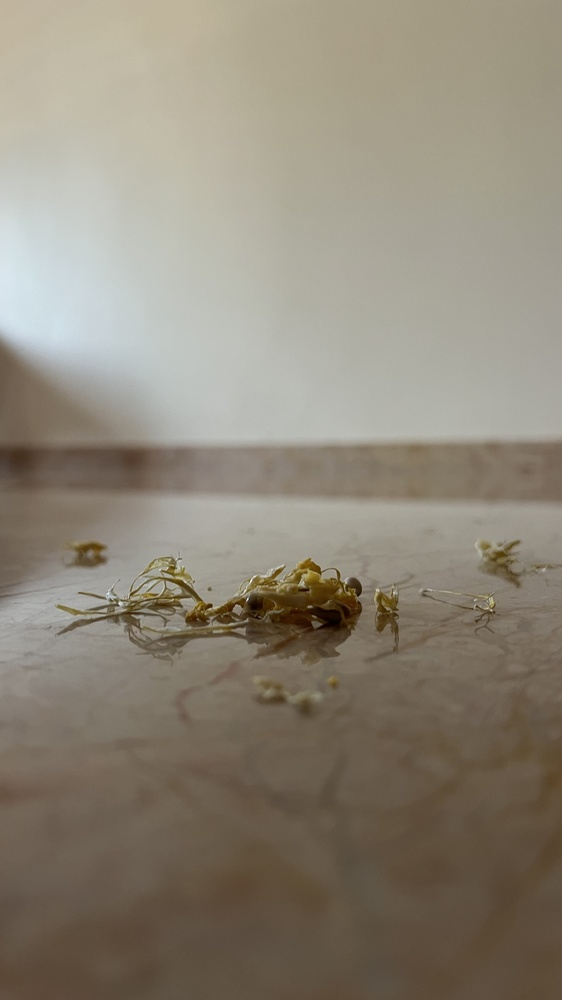
#> input picture orange peel.JPG, 562 x 1000 px, shrunk from 2268 x 4032 before the run, found by its file name
$ python object_detection.py
#> lines starting #> are read from the running program, lines starting #| are printed output that depends on the picture; after the words box and inside, x2 and y2 are one past the last pixel; in counts of white or black regions, pixels touching at a corner belong together
#> in get_live_image, image is the input picture: shape (1000, 562, 3); mean B, G, R 120.3, 134.8, 142.7
import cv2
import numpy as np
import matplotlib.pyplot as plt
def detect_dirt(cv_image):

    # Convert to grayscale
    gray = cv2.cvtColor(cv_image, cv2.COLOR_BGR2GRAY)
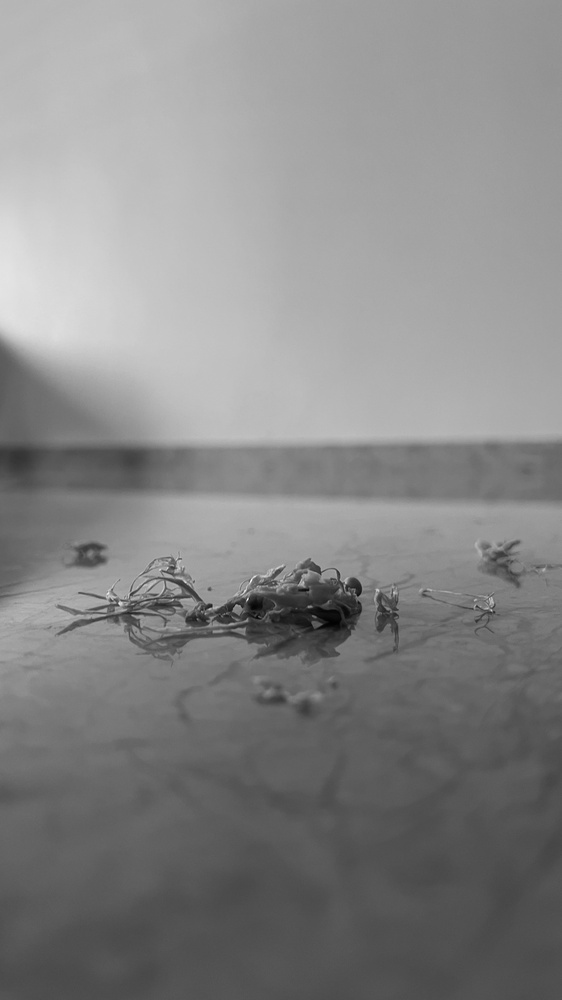
#> gray: shape (1000, 562); min 1, max 252, mean 135.5

    # Apply Gaussian blur to reduce noise
    blurred = cv2.GaussianBlur(gray, (5, 5), 0)

    # Use adaptive thresholding to binarize the image
    thresh = cv2.adaptiveThreshold(blurred, 255, cv2.ADAPTIVE_THRESH_MEAN_C, cv2.THRESH_BINARY_INV, 11, 2)
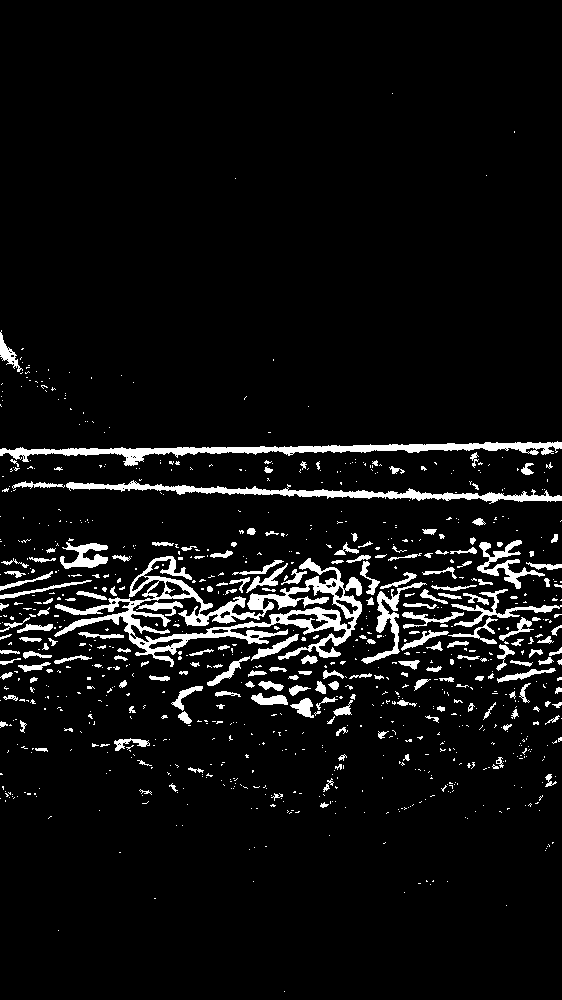
#> thresh: shape (1000, 562); 6.3% white; 896 white regions (696 under 20 px)

    # Find contours in the thresholded image
    contours, _ = cv2.findContours(thresh, cv2.RETR_EXTERNAL, cv2.CHAIN_APPROX_SIMPLE)
#> contours = 890 contours, 755 with area under 20; largest, box (x1, y1, x2, y2) and area: (54, 556, 362, 667) 11908, (0, 441, 562, 466) 3282, (66, 480, 562, 504) 2388, (361, 582, 427, 664) 752, (477, 540, 545, 589) 715
    detected_boxes = []

    # Iterate through contours and filter based on area or other criteria
    for contour in contours:
        area = cv2.contourArea(contour)
        if area > 100:  # Adjust this threshold based on your image and dirt size


            # Draw a bounding box around the contour
            x, y, w, h = cv2.boundingRect(contour)
            detected_boxes.append((x, y, w, h))
            cv2.rectangle(cv_image, (x, y), (x + w, y + h), (0, 255, 0), 2)
#> this loop made 890 passes
#> (area, x, y, w, h) on passes 232, 325, 334, 348, 369, 386, 416, 438, 452, 487, 513, 516: (159, 114, 738, 36, 13), (101, 333, 700, 20, 16), (215, 290, 698, 24, 20), (245, 251, 693, 37, 12), (179.5, 171, 686, 32, 25), (119.5, 258, 681, 26, 10), (202, 497, 668, 59, 15), (104.5, 18, 662, 33, 10), (224.5, 207, 656, 43, 30), (117.5, 496, 644, 19, 27), (263, 251, 634, 48, 27), (107, 78, 632, 46, 7)
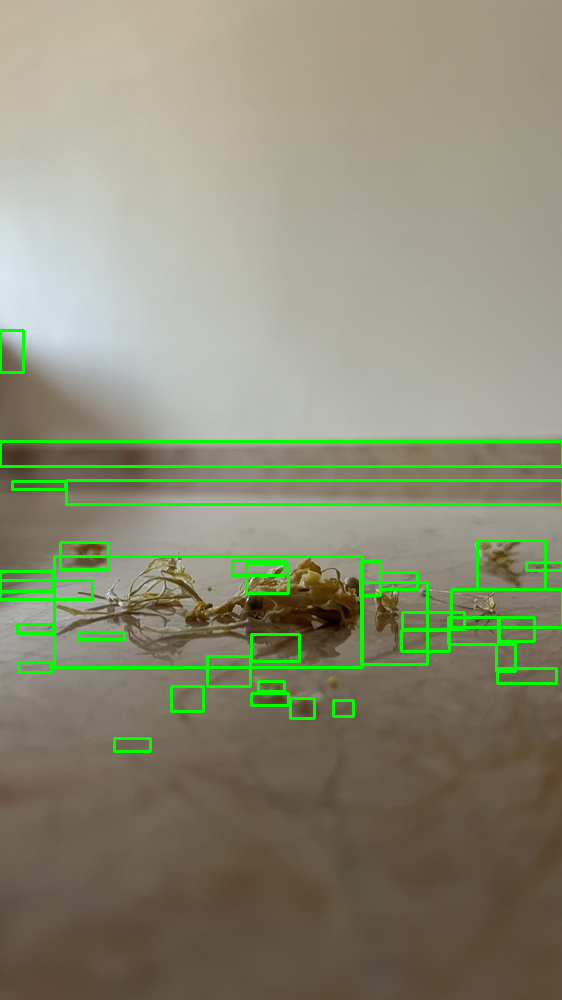
#> cv_image: shape (1000, 562, 3); 3.54% of pixels changed, all inside (x1, y1, x2, y2) = (0, 329, 562, 753)
#> after the loop, detected_boxes = 33 items, first 6: (114, 738, 36, 13), (333, 700, 20, 16), (290, 698, 24, 20), (251, 693, 37, 12), (171, 686, 32, 25), (258, 681, 26, 10)
    return cv_image, detected_boxes


# Simulate live image capture (replace this with actual live capture code)
def get_live_image():


    # For demonstration, we'll use a static image
    image_path = '/Users/mac/Desktop/AIML/orange peel.JPG'
    image = cv2.imread(image_path)
    return image


# Manual verification function
def manual_verification(detected_boxes):
    TP, FP, FN = 0, 0, 0
    for box in detected_boxes:
        x, y, w, h = box
        plt.imshow(cv2.cvtColor(cv_image, cv2.COLOR_BGR2RGB))
        plt.gca().add_patch(plt.Rectangle((x, y), w, h, linewidth=2, edgecolor='g', facecolor='none'))
        plt.show()


        # Ask the user if this detection is correct
        response = input("Is this detection correct? (y/n): ").strip().lower()
        if response == 'y':
            TP += 1
        else:
            FP += 1


    # Ask the user for any missed detections
    response = input("Were there any missed detections? (y/n): ").strip().lower()
    if response == 'y':
        FN += int(input("How many missed detections were there?: ").strip())
    return TP, FP, FN


# Capture and process live images
all_TP, all_FP, all_FN = 0, 0, 0
for _ in range(5):  # Simulate capturing 5 live images
    cv_image = get_live_image()
    processed_image, detected_boxes = detect_dirt(cv_image)


    # Display the image with detections
    plt.imshow(cv2.cvtColor(processed_image, cv2.COLOR_BGR2RGB))
    plt.title('Detected Dirt')
    plt.axis('off')
    plt.show()
#> the loop in manual_verification, `for box in detected_boxes:` made 7 passes; the answer given on pass 1: y
#> pass 1, in manual_verification, `plt.show()`:
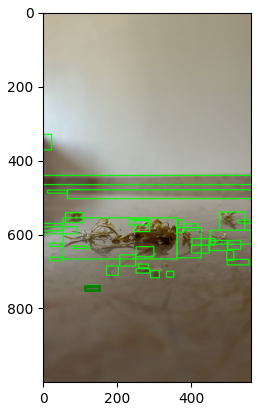
#> figure drawn by matplotlib, 1 panel
#> after the loop in manual_verification, `for box in detected_boxes:`: FP = 0; TP = 6

    # Perform manual verification
#> (the run stopped early here; a loop or call above may not have finished)

$ run again, with IMG_2285.jpg copied over orange peel.JPG
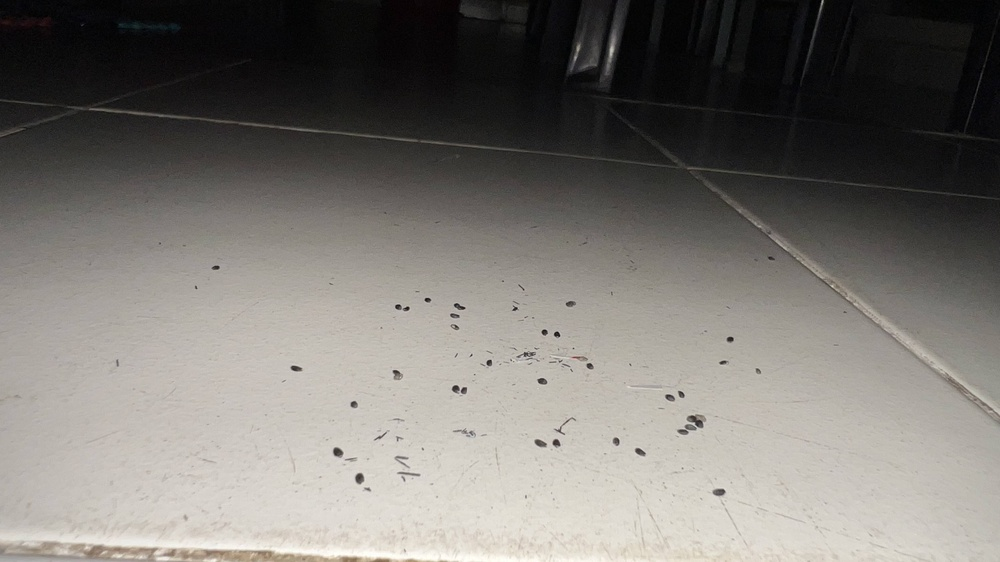
#> input picture IMG_2285.jpg, 1000 x 562 px, shrunk from 4032 x 2268 before the run, found by its file name
#> in get_live_image, image is the input picture: shape (562, 1000, 3); mean B, G, R 113.9, 118.7, 121.9
#> in detect_dirt, `thresh = cv2.adaptiveThreshold(blurred, 255, cv2.ADAPTIVE_THRESH_MEAN_..`:
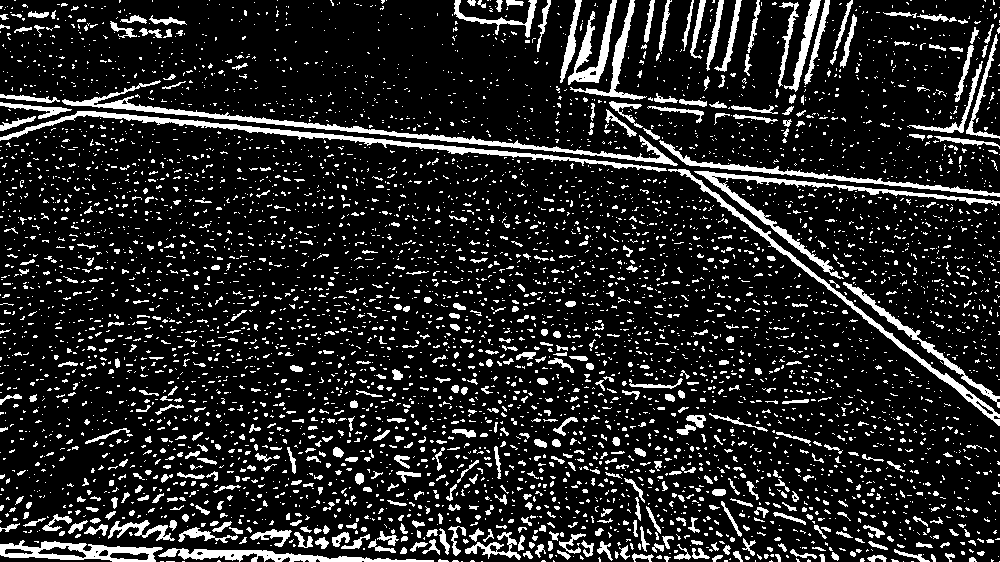
#> thresh: shape (562, 1000); 14.3% white; 5413 white regions (4756 under 20 px)
#> contours = 5413 contours, 5095 with area under 20; largest, box (x1, y1, x2, y2) and area: (62, 80, 678, 166) 2546, (0, 111, 667, 172) 2434, (0, 540, 163, 562) 2068, (668, 169, 1000, 426) 1793, (694, 171, 1000, 279) 1750
#> the loop in detect_dirt, `for contour in contours:` made 5413 passes
#> (area, x, y, w, h) on passes 66, 106, 141, 150, 151, 182, 200, 205: (1298.5, 158, 548, 276, 14), (2067.5, 0, 540, 163, 22), (117.5, 559, 533, 27, 21), (370.5, 465, 532, 56, 28), (117, 332, 532, 18, 15), (232, 250, 529, 42, 18), (233.5, 178, 527, 60, 16), (116.5, 448, 526, 18, 30)
#> after the loop in detect_dirt, `for contour in contours:`: detected_boxes = 46 items, first 6: (158, 548, 276, 14), (0, 540, 163, 22), (559, 533, 27, 21), (465, 532, 56, 28), (332, 532, 18, 15), (250, 529, 42, 18)
#> the loop in manual_verification, `for box in detected_boxes:` made 7 passes; the answer given on pass 1: y
#> pass 1, in manual_verification, `plt.show()`:
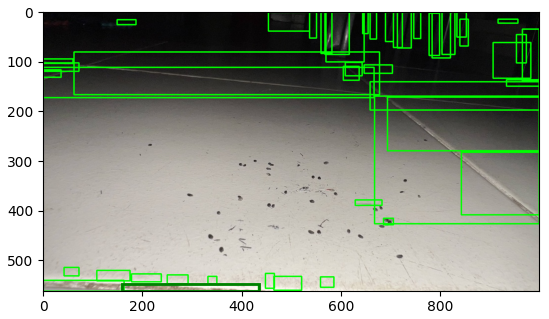
#> figure drawn by matplotlib, 1 panel
#> after the loop in manual_verification, `for box in detected_boxes:`: FP = 0; TP = 6
